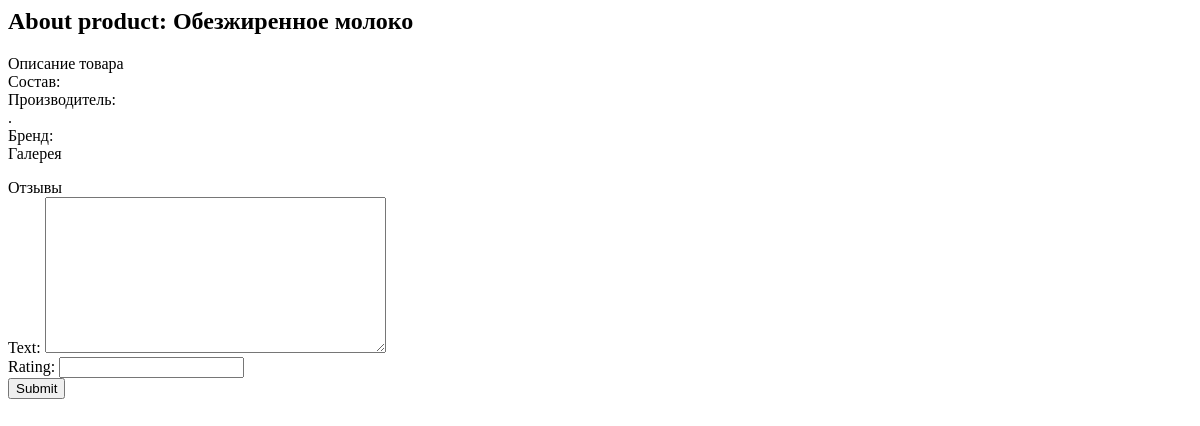
Page /product/about_product/2/ (signed in) on the earlier database version.
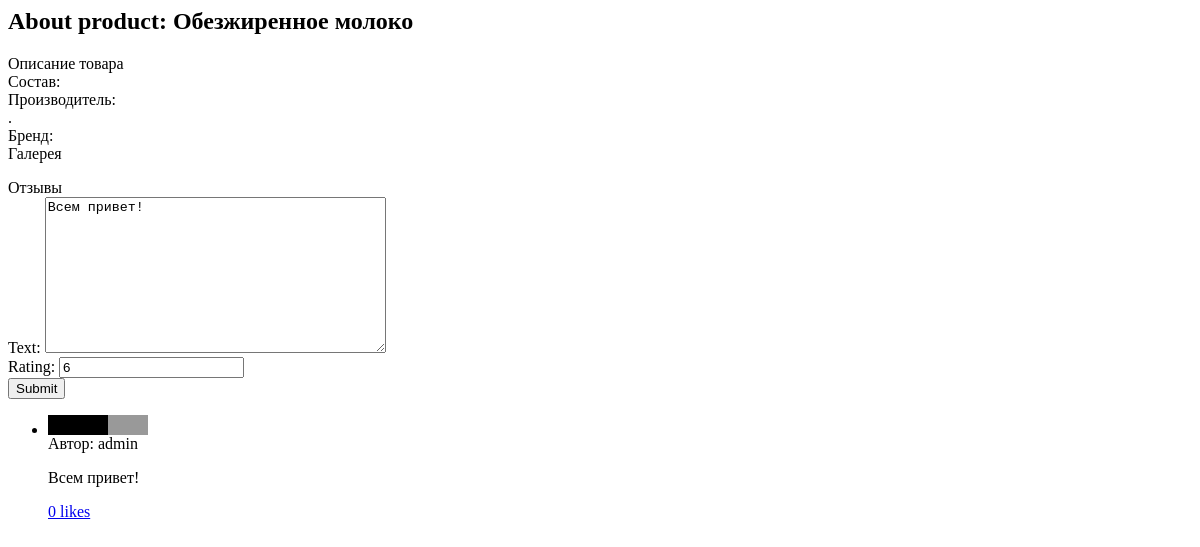
Same page on the later database version.
### product/models.py (models this page shows, shortened)
class Product(models.Model):
    title = models.CharField(max_length=200, validators=[
        MinLengthValidator(1)
    ])
    price = models.DecimalField(decimal_places=2, max_digits=12)
    discount = models.DecimalField(
        decimal_places=2, max_digits=3, null=True, blank=True)
    ingredients = models.TextField(max_length=1000, default="", blank=True)
    description = models.TextField(max_length=1000, default="", blank=True)
    category = models.ForeignKey(
        ProductCategory, on_delete=models.SET_NULL, null=True)
    brand = models.ForeignKey(
        Brand, on_delete=models.SET_NULL, null=True, blank=True)
    manufacturer = models.ForeignKey(
        Manufacturer, on_delete=models.SET_NULL, null=True, blank=True)
    class Meta:
        constraints = [
            models.CheckConstraint(
                check=Q(discount__gte=0.01) & Q(discount__lte=1),
                name="discount_check"
            )
        ]

class ProductReview(models.Model):
    user = models.ForeignKey(User, on_delete=models.CASCADE)
    product = models.ForeignKey(Product, on_delete=models.CASCADE, related_name="reviews")
    text = models.TextField(max_length=1000)
    rating = models.IntegerField()
    class Meta:
        constraints = [
            models.UniqueConstraint(
                fields=["user", "product"], name="product_review__constraint"),
            models.CheckConstraint(
                check=Q(rating__gte=0) & Q(rating__lte=10),
                name="rating_check",
                violation_error_message="Provide rating value between 0 and 10"
            )
        ]

### product/views.py (the view)
# urls.py: path("about_product/<int:product_id>/", views.about_product, name="about_product"),
def about_product(request, product_id):
    product = get_object_or_404(Product, pk=product_id)
    if request.user:
        try:
            product_review = ProductReview.objects.get(user=request.user, product=product)
        except ProductReview.DoesNotExist:
            product_review = ProductReview(product=product, user=request.user)
        if request.method == "POST":
            product_review_form = ProductReviewForm(data=request.POST, instance=product_review)
            if product_review_form.is_valid():
                product_review_form.save()
        else:
            product_review_form = ProductReviewForm(instance=product_review)
    return render(request, "product/about.html", {"product": product, "product_review_form":product_review_form})

### product/forms.py
class ProductReviewForm(forms.ModelForm):
    class Meta:
        model = ProductReview
        exclude = ["user", "product"]

### product/templates/product/about.html (shortened to what this page needs)
<h2>About product: {{ product.title }}</h2>
<div>
    <div>Описание товара</div>
    <div>Состав: <br> {{ product.ingredients }} </div>
    <div>Производитель: <br> {{ product.manufacturer.title }}. {{ product.manufacturer.country }}</div>
    <div>Бренд: <br> {{ product.brand.brand_name }}</div>
    <div>
        <div>Галерея</div>
    </div>
    <div>
        <div>Отзывы</div>
        <form action="{{ request.get_full_path|urlencode }}" method="post">
            {{product_review_form}}
            <button type="submit">Submit</button>
        </form>
        <ul>
            {% for review in product.reviews.all %}
            <li>
                <div style="display: flex;">
                    {% with ""|center:10 as range %}
                        {% for _ in range %}
                            {% if forloop.counter <= review.rating %}
                                <div style="width: 10px; height: 20px; background-color: #000;"></div>
                            {% else %}
                                <div style="width: 10px; height: 20px; background-color: #999;"></div>
                            {% endif %}
                        {% endfor %}
                    {% endwith %}
                </div>
                <div>Автор: {{ review.user }}</div>
                <p>{{ review.text }}</p>
                <div><a href="{% url "product:add_like_on_review" review.id %}?next={{ request.get_full_path|urlencode }}">{{ review.likes.count }} likes</a></div>
            </li>
            {% endfor %}
        </ul>
    </div>
</div>

Differences in the rows shown:
added ProductReview: text "Всем привет!", rating "6", user "admin", likes.count "0"
